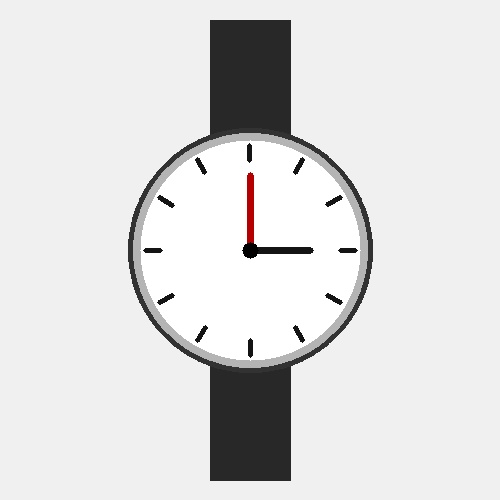
#> input picture LAB/watch.jpg, 500 x 500 px
$ python 'experiment 25.py'
#> lines starting #> are read from the running program, lines starting #| are printed output that depends on the picture; after the words box and inside, x2 and y2 are one past the last pixel; in counts of white or black regions, pixels touching at a corner belong together
"""
EXPERIMENT 25: Recognize watch from the given image by general Object recognition using OpenCV.

AIM:
    To detect and recognize a watch object from an input image using feature thresholding, contour localization, and circularity analysis in OpenCV.

PROCEDURE:
    1. Import cv2 and numpy.
    2. Read the watch input image (watch.jpg).
    3. Convert to grayscale and apply Gaussian blur for smoothing.
    4. Apply adaptive thresholding or Otsu thresholding to segment object contours.
    5. Find object contours using cv2.findContours().
    6. Filter contours based on geometric aspect ratio and circularity to identify the watch dial.
    7. Draw a bounding rectangle around the detected watch with the label 'Watch Detected'.
    8. Save and display the recognized object image.

INPUT:
    watch.jpg (Source image)

OUTPUT:
    experiment 25_output.jpg (Output image)

RESULT:
    Thus, the watch object was successfully recognized and localized with a bounding box using OpenCV.
"""

# ==================== PROGRAM CODE ====================
import cv2
import numpy as np

image = cv2.imread("watch.jpg")
#> image is the input picture: shape (500, 500, 3); mean B, G, R 221.8, 221.8, 222.1
gray = cv2.cvtColor(image, cv2.COLOR_BGR2GRAY)
blurred = cv2.GaussianBlur(gray, (5, 5), 0)

# Binary threshold
_, thresh = cv2.threshold(blurred, 60, 255, cv2.THRESH_BINARY_INV)
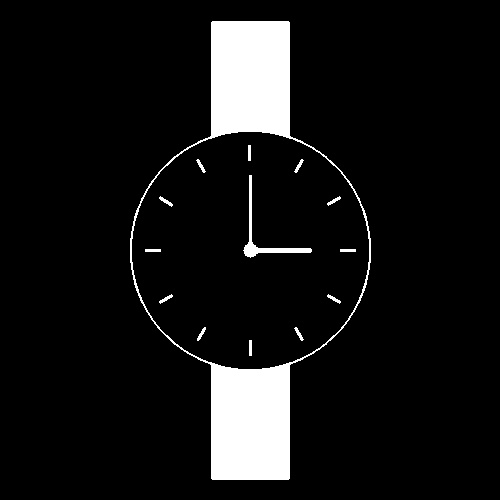
#> thresh: shape (500, 500); 8.1% white; 14 white regions
contours, _ = cv2.findContours(thresh, cv2.RETR_EXTERNAL, cv2.CHAIN_APPROX_SIMPLE)
#> contours = 1 contour; box (x1, y1, x2, y2) and area: (130, 21, 371, 480) 62743

output = image.copy()
for cnt in contours:
    area = cv2.contourArea(cnt)
    if area > 1000:
        x, y, w, h = cv2.boundingRect(cnt)
        cv2.rectangle(output, (x, y), (x + w, y + h), (0, 255, 0), 2)
        cv2.putText(output, "Watch Detected", (x, y - 10), cv2.FONT_HERSHEY_SIMPLEX, 0.6, (0, 255, 0), 2)
        break
#> this loop made 1 pass
#> (area, x, y, w, h) on pass 1: (62743, 130, 21, 241, 459)
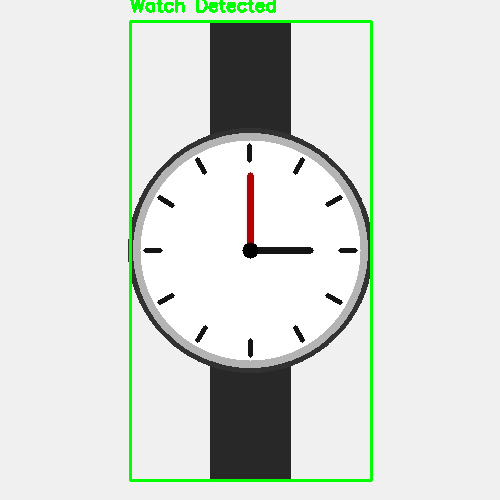
#> output: shape (500, 500, 3); 2.08% of pixels changed, all inside (x1, y1, x2, y2) = (129, 0, 373, 482)

cv2.imwrite("experiment 25_output.jpg", output)
print("Watch object recognition complete.")

print("RESULT: Thus, the watch object was successfully recognized and localized with a bounding box using OpenCV.")
